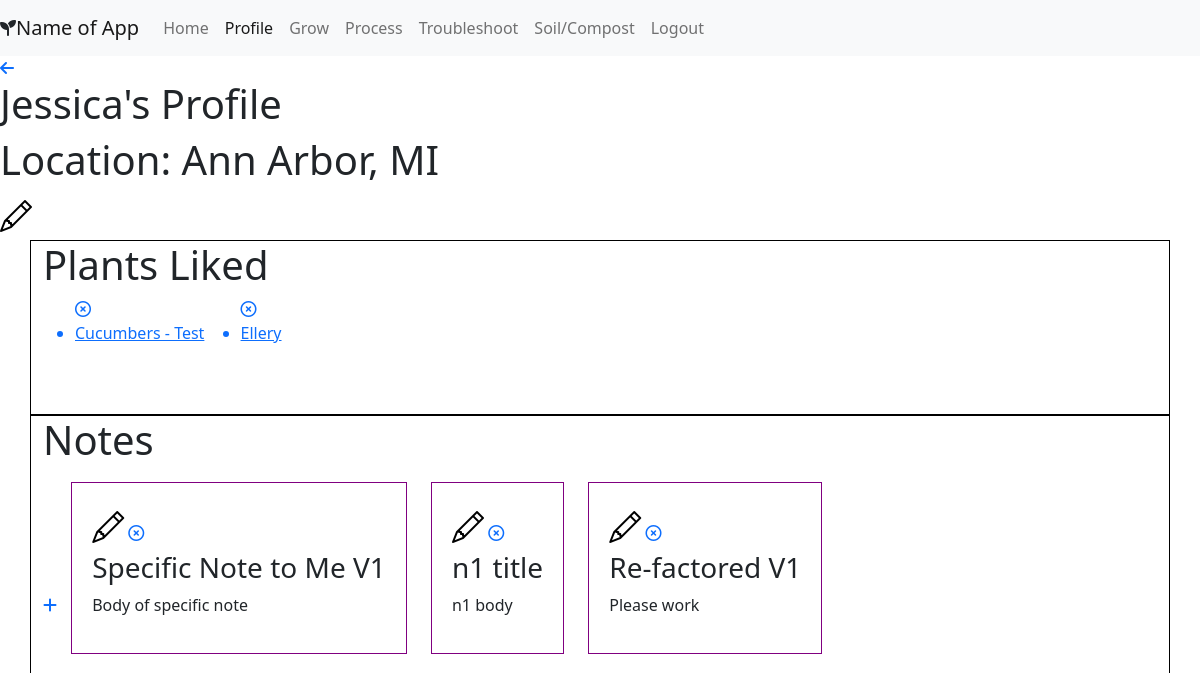
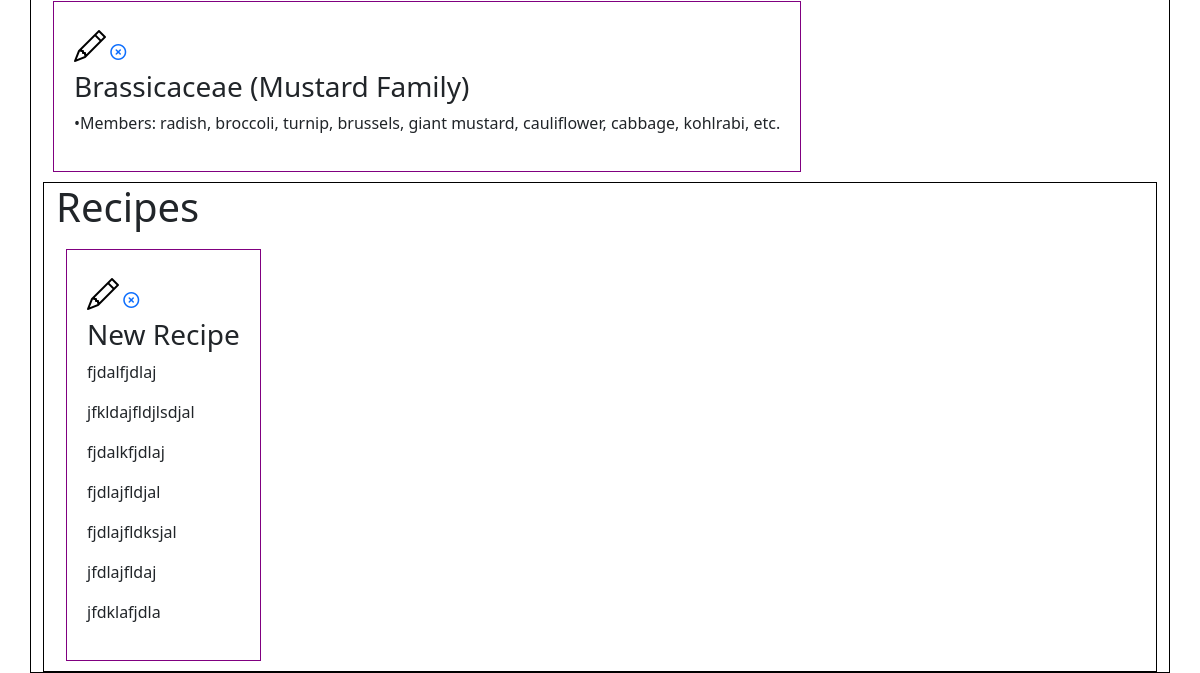
The page /profile/1 (signed in) on the database as committed earlier (2 pictures, top to bottom).
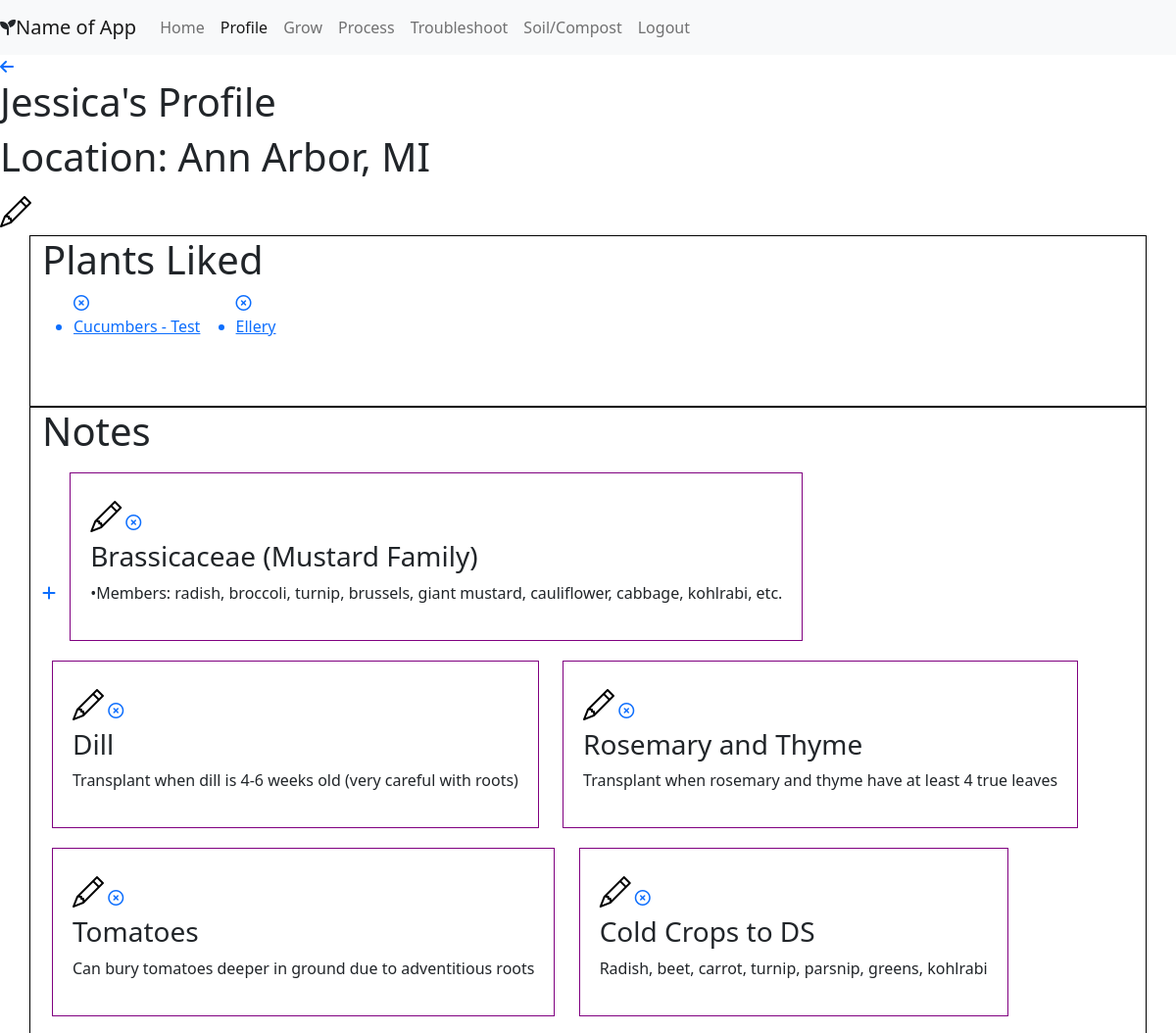
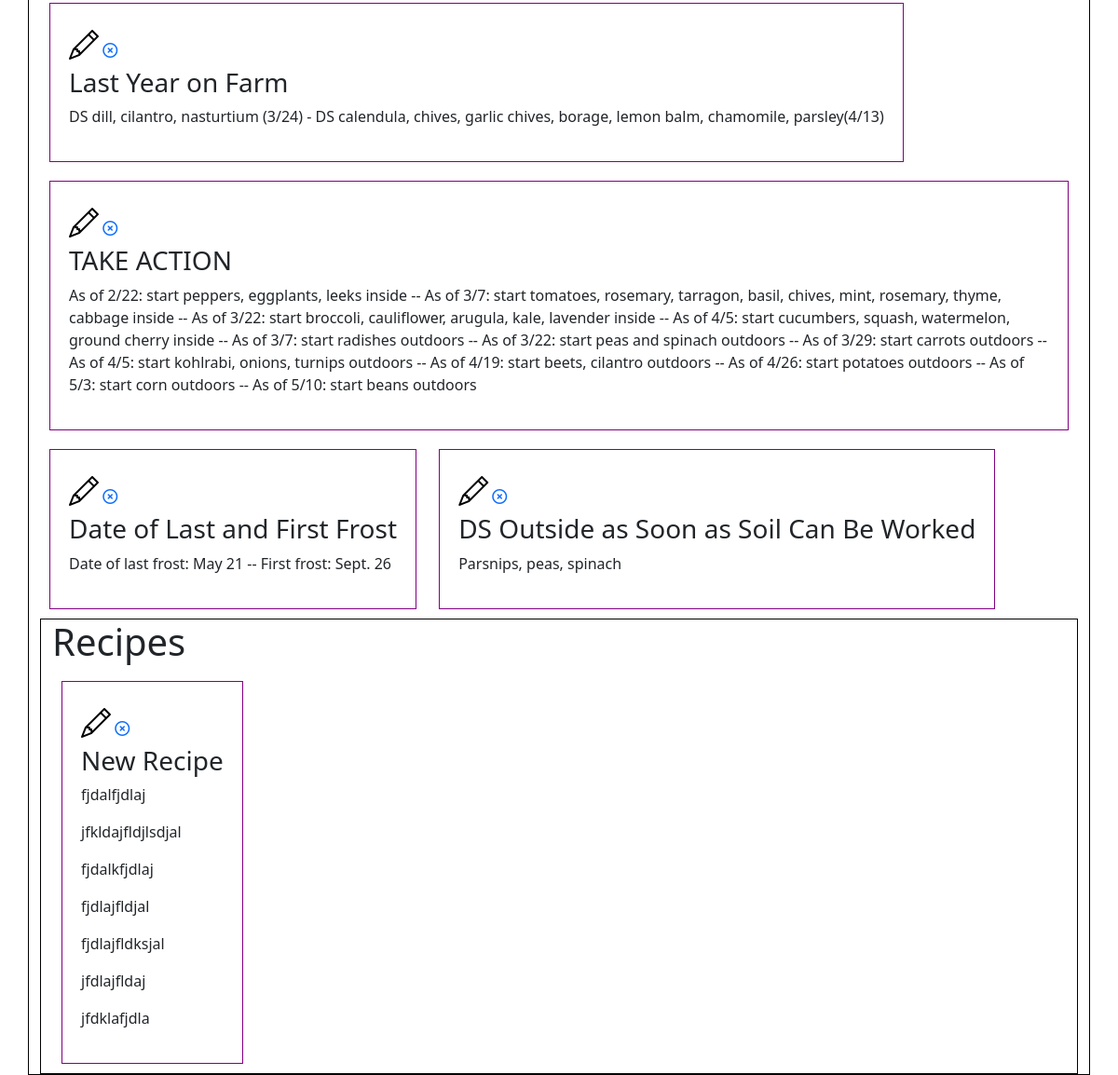
The same page on the database as committed later (2 pictures, top to bottom).
### portfolio/models.py (models this page shows, shortened)
class User(models.Model):
    first_name = models.CharField(max_length=45)
    last_name = models.CharField(max_length=45)
    location = models.TextField(null = True)
    email = models.TextField()
    password = models.TextField()
    profile_pic = models.ImageField(null=True, blank=True)
    created_at = models.DateTimeField(auto_now_add=True)
    updated_at = models.DateTimeField(auto_now=True)
    objects = UserManager()

class Plant(models.Model):
    users_like = models.ManyToManyField(User, related_name = "plants_liked")
    category = models.CharField(max_length = 45)
    name = models.CharField(max_length = 45)
    plant_pic = models.ImageField(upload_to=None, height_field=None, width_field=None, max_length=100, blank=True, null=True)
    latin_name = models.CharField(max_length = 45, null=True)
    family=models.CharField(max_length = 45, null=True)
    transplant_or_ds = models.CharField(max_length = 255, null=True)
    start = models.CharField(max_length = 255, null=True)
    succession_planting = models.TextField(null = True)
    spacing = models.CharField(max_length = 45, null=True)
    height_width = models.CharField(max_length = 45, null=True)
    companion_plants = models.TextField(null = True)
    dont_plant_near = models.TextField(null = True)
    sun = models.CharField(max_length = 45, null=True)
    water = models.CharField(max_length = 255, null=True)
    pH = models.CharField(max_length = 45, null=True)
    soil_reqs = models.TextField(null = True)
    pruning = models.TextField(null = True)
    days_to_harvest = models.CharField(max_length = 45, null=True)
    harvesting = models.TextField(null = True)
    common_pests = models.TextField(null = True)
    medicinal_props = models.TextField(null = True)
    edibility = models.TextField(null = True)
    other_uses = models.TextField(null = True)
    specific_notes = models.TextField(null = True)
    created_at = models.DateTimeField(auto_now_add=True)
    updated_at = models.DateTimeField(auto_now=True)
    objects = PlantManager()

class Note(models.Model):
    title = models.CharField(max_length = 55, null=True)
    body = models.TextField(null=True)
    written_by = models.ForeignKey(User, related_name = "notes_written", on_delete=models.CASCADE, null=True)
    created_at = models.DateTimeField(auto_now_add=True)
    updated_at = models.DateTimeField(auto_now=True)
    objects = NoteManager()

class Recipe(models.Model):
    name = models.CharField(max_length = 45)
    written_by=models.ForeignKey(User, related_name="recipes_written", on_delete = models.CASCADE, null=True)
    source = models.CharField(max_length = 255)
    ingredients = models.TextField()
    supplies = models.TextField()
    total_yield = models.CharField(max_length = 45)
    active_time = models.CharField(max_length = 45)
    passive_time = models.CharField(max_length = 45)
    instructions = models.TextField()
    created_at = models.DateTimeField(auto_now_add=True)
    updated_at = models.DateTimeField(auto_now=True)
    objects = RecipeManager()

### portfolio/views.py (the view)
# urls.py: path('profile/<int:user_id>', views.profile),
def profile(request, user_id):
    if 'user_id' not in request.session:
        return redirect('/')
    context={
        'current_user' : User.objects.get(id = request.session['user_id']),
        'all_notes': Note.objects.all(),
        'all_recipes': Recipe.objects.all(),
        }
    return render(request, "profile.html", context)

### portfolio/templates/profile.html (shortened to what this page needs)
{% load static %}
<!DOCTYPE html>
<html lang="en">
<head>
    <link href="https://cdn.jsdelivr.net/npm/bootstrap@5.0.0-beta3/dist/css/bootstrap.min.css" rel="stylesheet"
>
    <link rel="stylesheet" href="https://cdn.jsdelivr.net/npm/bootstrap-icons@1.4.1/font/bootstrap-icons.css">
    <link rel="stylesheet" href="{% static 'css/styles.css' %}">
</head>
<body>
    <div>
        <nav class="navbar navbar-expand-lg navbar-light bg-light sticky-top">
            <i class="fas fa-seedling"></i><a class="navbar-brand" href="#"> Name of App</a>
            <div class="collapse navbar-collapse" id="navbarNavAltMarkup">
                <div class="navbar-nav">
                    <a class="nav-item nav-link" href="/home">Home</a>
                    <a class="nav-item nav-link active" href="/profile/{{current_user.id}}">Profile</a>
                    <a class="nav-item nav-link" href="/grow">Grow</a>
                    <a class="nav-item nav-link" href="/process">Process</a>
                    <a class="nav-item nav-link" href="#">Troubleshoot</a>
                    <a class="nav-item nav-link" href="/soil">Soil/Compost</a>
                    <a class="nav-item nav-link" href="/logout">Logout</a>
                </div>
            </div>
        </nav>
    </div>
    <a href="/home"><i class="fas fa-arrow-left"></i></a>
    <h1>{{current_user.first_name}}'s Profile</h1>
    <h1>Location: {{current_user.location}}</h1>
    <a href="/profile/{{current_user.id}}/edit"><i class="bi-pencil" style="font-size: 2rem; color: black"></i></a>
    <div class="container" style="min-height: 175px; border:1px solid black">
        <h1>Plants Liked</h1>
        {% for plant in current_user.plants_liked.all %}
        <ul style="display: inline-block;">
            <a href="/plant/{{plant.id}}/unlike_plant"><i class="far fa-times-circle"></i></a>
            <a href="/grow/details/{{plant.id}}">
                <li>{{plant.name}}</li>
            </a>
        </ul>
        {% endfor %}
    </div>
    <div class="container" style="min-height: 175px; border:1px solid black">
        <h1>Notes</h1>
        <a href="/note/new"><i class="fas fa-plus"></i></a>
        {% for note in current_user.notes_written.all %}
        <div class="container" style="width: fit-content; border:1px solid purple; padding: 20px; justify-content: left; display: inline-block; margin: 10px;">
            <a href="/note/{{note.id}}/edit"><i class="bi-pencil" style="font-size: 2rem; color: black"></i></a>
            <a href="/note/{{note.id}}/delete"><i class="far fa-times-circle"></i></a>
            <h3>{{note.title}}</h3>
            <p>{{note.body}}</p>
        </div>
        {% endfor %}
        <div class="container" style="min-height: 175px; border:1px solid black">
            <h1>Recipes</h1>
            {% for recipe in current_user.recipes_written.all %}
            <div class="container" style="width: fit-content; border:1px solid purple; padding: 20px; justify-content: left; display: inline-block; margin: 10px;">
                <a href="/recipe/{{recipe.id}}/edit"><i class="bi-pencil" style="font-size: 2rem; color: black"></i></a>
                <a href="/recipe/{{recipe.id}}/delete"><i class="far fa-times-circle"></i></a>
                <h3>{{recipe.name}}</h3>
                <p>{{recipe.source}}</p>
                <p>{{recipe.ingredients}}</p>
                <p>{{recipe.supplies}}</p>
                <p>{{recipe.total_yield}}</p>
                <p>{{recipe.active_time}}</p>
                <p>{{recipe.passive_time}}</p>
                <p>{{recipe.instructions}}</p>
            </div>
            {% endfor %}
        </div>
</body>
</html>

### portfolio/static/css/styles.css (style rules this page uses)
* { margin: 0; padding: 0; }

Rows that differ between the two databases and show on the page:
removed Note: title "Specific Note to Me V1", body "Body of specific note"
removed Note: title "n1 title", body "n1 body"
removed Note: title "Re-factored V1", body "Please work"
added Note: title "Dill", body "Transplant when dill is 4-6 weeks old (very careful with roots)"
added Note: title "Rosemary and Thyme", body "Transplant when rosemary and thyme have at least 4 true leaves"
added Note: title "Tomatoes", body "Can bury tomatoes deeper in ground due to adventitious roots"
added Note: title "Cold Crops to DS", body "Radish, beet, carrot, turnip, parsnip, greens, kohlrabi"
added Note: title "Last Year on Farm", body "DS dill, cilantro, nasturtium (3/24) - DS calendula, chives, garlic chives, borage, lemon balm, chamomile, parsley(4/13)"
added Note: title "TAKE ACTION", body "As of 2/22: start peppers, eggplants, leeks inside -- As of 3/7: start tomatoes, rosemary, tarragon, basil, chives, mint, rosemary, thyme, cabbage inside -- As of 3/22: start broccoli, cauliflower, arugula, kale, lavender inside -- As of 4/5: start cucumbers, squash, watermelon, ground cherry inside -- As of 3/7: start radishes outdoors -- As of 3/22: start peas and spinach outdoors -- As of 3/29: start carrots outdoors -- As of 4/5: start kohlrabi, onions, turnips outdoors -- As of 4/19: start beets, cilantro outdoors -- As of 4/26: start potatoes outdoors -- As of 5/3: start corn outdoors -- As of 5/10: start beans outdoors"
added Note: title "Date of Last and First Frost", body "Date of last frost: May 21 -- First frost: Sept. 26"
added Note: title "DS Outside as Soon as Soil Can Be Worked", body "Parsnips, peas, spinach"
